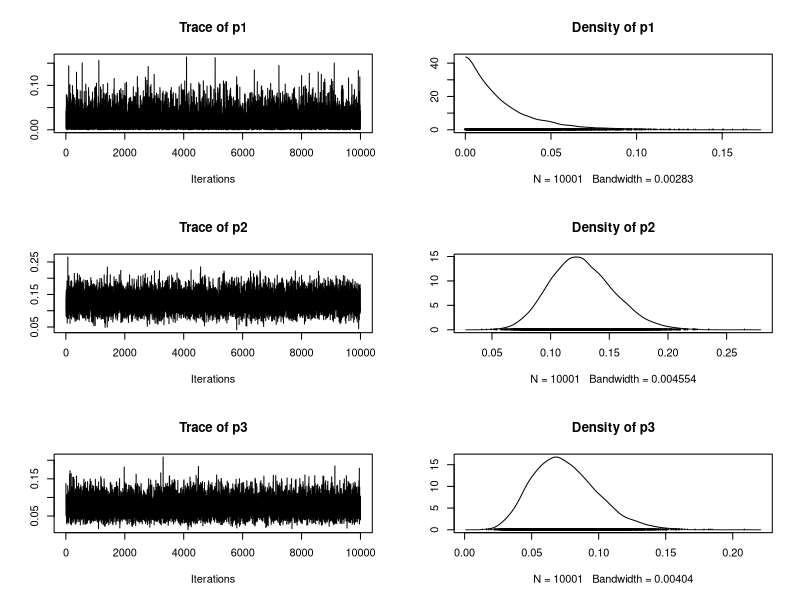
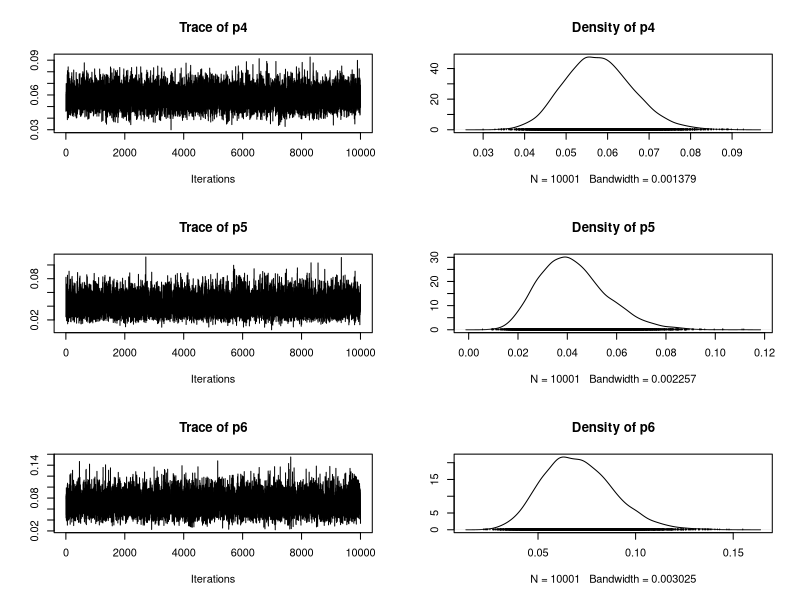
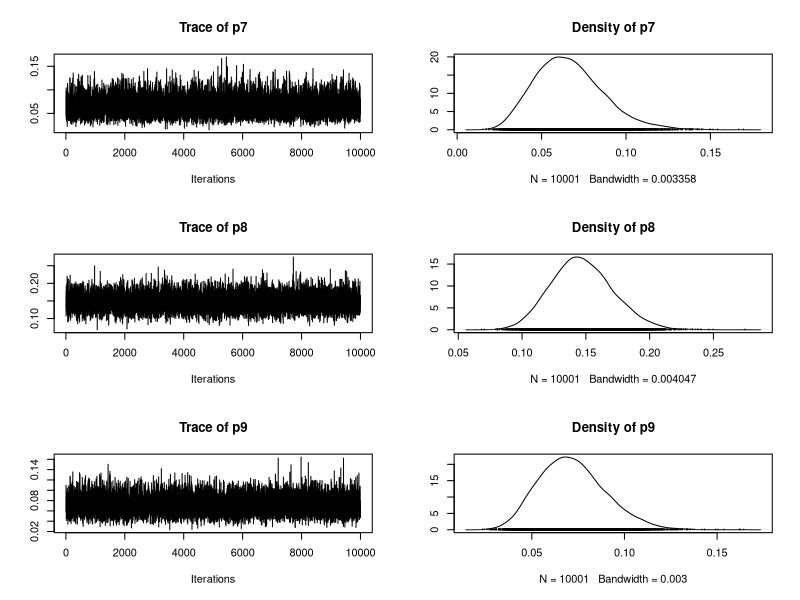
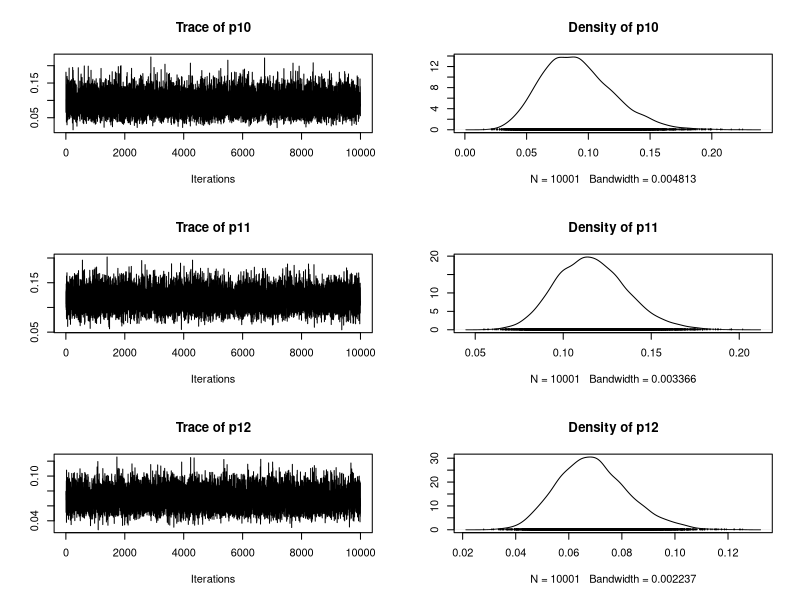
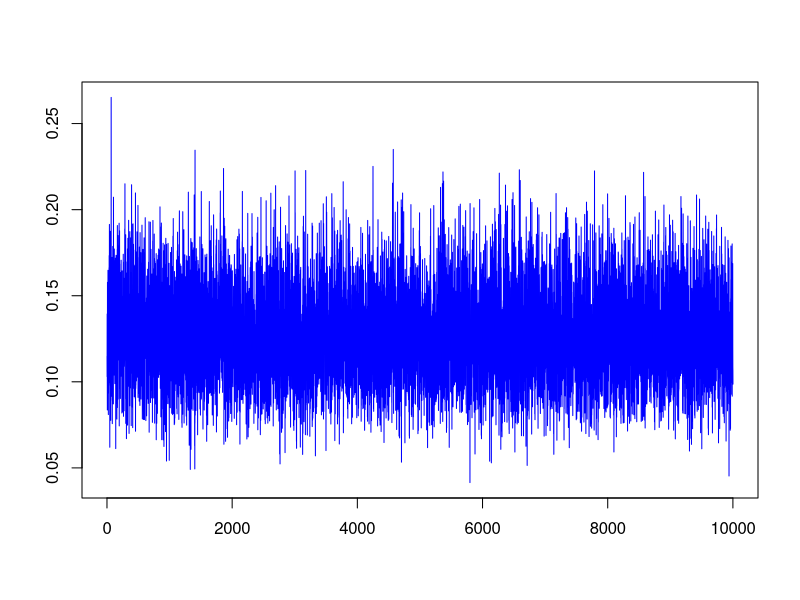
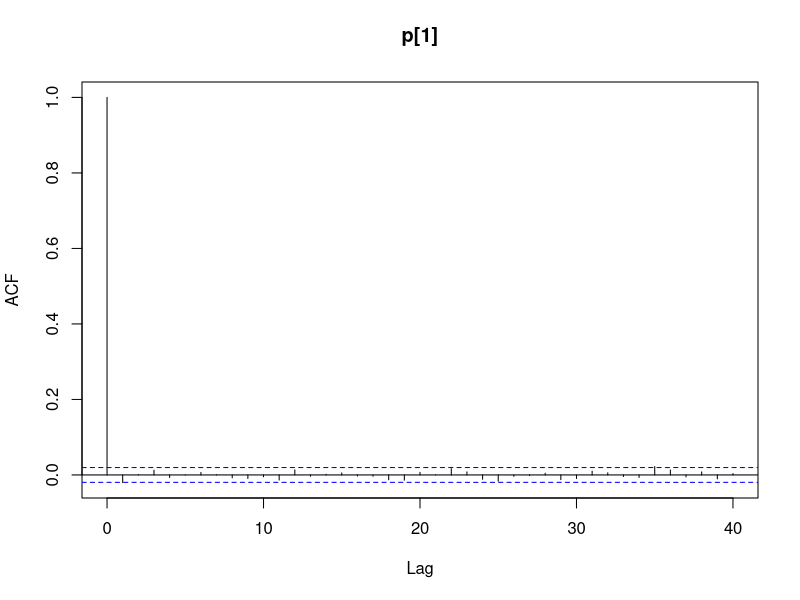
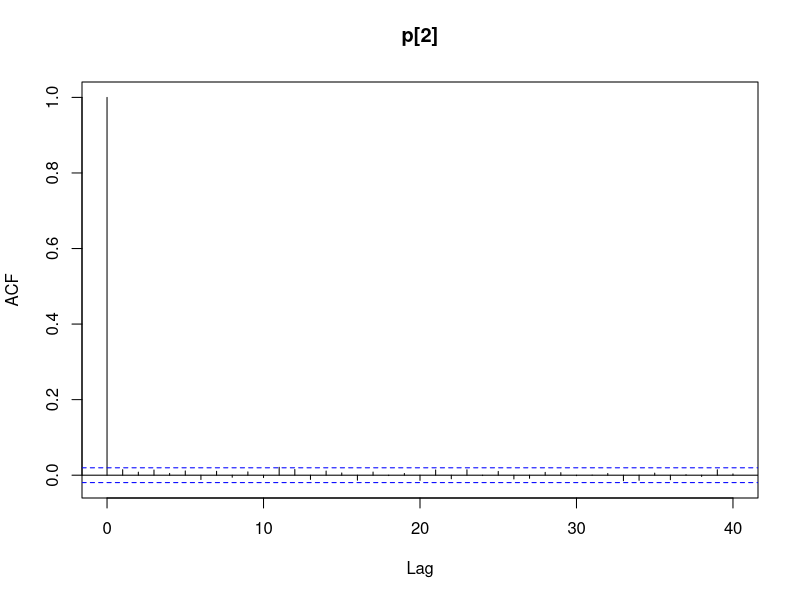
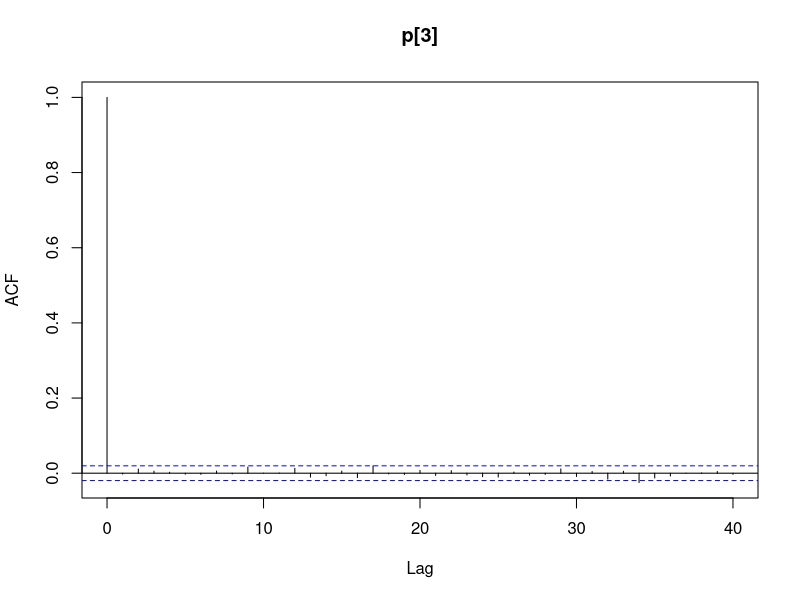

These figures' R source, in order:
## ---- chunk 1
library(coda) #pour fonction mcmc
## ---- chunk 2
gibbs1 = function(nchain){
  #nombres d'opération
  n_ops = c(47, 148, 119, 810,   211, 196, 148, 215, 207, 97, 256, 360)
  #nombre de morts par hopital
  n_death = c(0, 18, 8, 46, 8, 13, 9,   31, 14, 8, 29, 24)
  #nombre d'hopitaux
  N_hospitals = 12 
  
  chain = matrix(0.5, nchain + 1, N_hospitals) #p1, ..., p12
  colnames(chain) = c(paste0("p",1:12))
  
  for (i in 1:nchain){
    pi = chain[i,]
    #pour chaque hopital (N)
    for (j in 1:N_hospitals){
      pi[j] = rbeta(1, n_death[j]+1, n_ops[j] - n_death[j] +1)
    }
    #stocker les valeurs de la chaine
    chain[i+1,] = pi 
  }
  return(chain)
}
## ---- chunk 3
chain = gibbs1(11000)

#burn in period
chain = chain[1001:11001,]
plot(mcmc(chain))
## ---- chunk 4
plot(chain[,2], xlab="", ylab="", col="blue", type="l")
## ---- chunk 5
for (i in 1:12) {
  acf(chain[,i], main=paste0("p[",i,"]"))
}
## ---- chunk 6
res = data.frame(
  mean = round(apply(chain, 2, mean), 4),
  sd = round(apply(chain, 2, sd), 4),
  q2.5 = apply(chain, 2, function(x) quantile(x,probs=0.025)),
  q97.5 = apply(chain, 2, function(x) quantile(x,probs=0.975))
)
rownames(res) = paste0("p[", 1:12,"]")
print(res)
